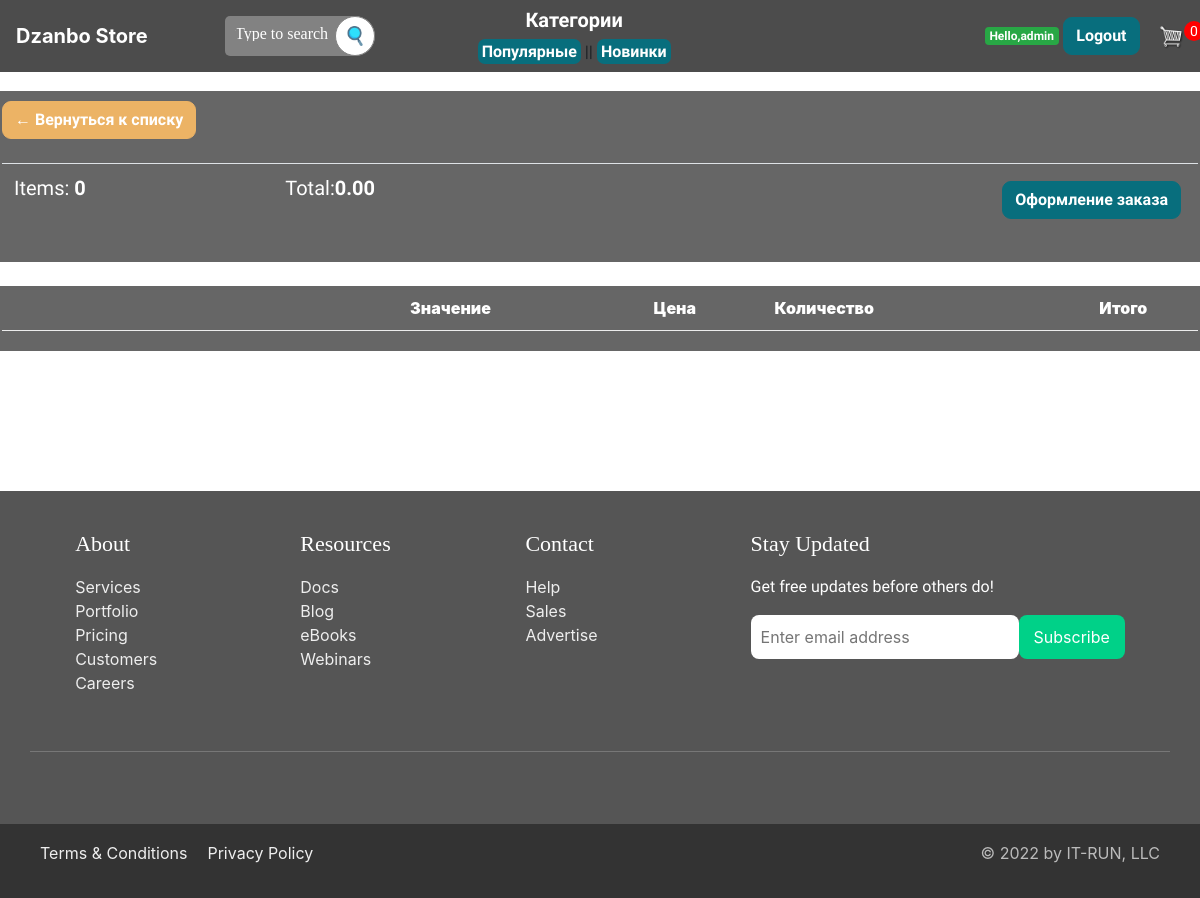
The app's page /cart/ (signed in), older data.
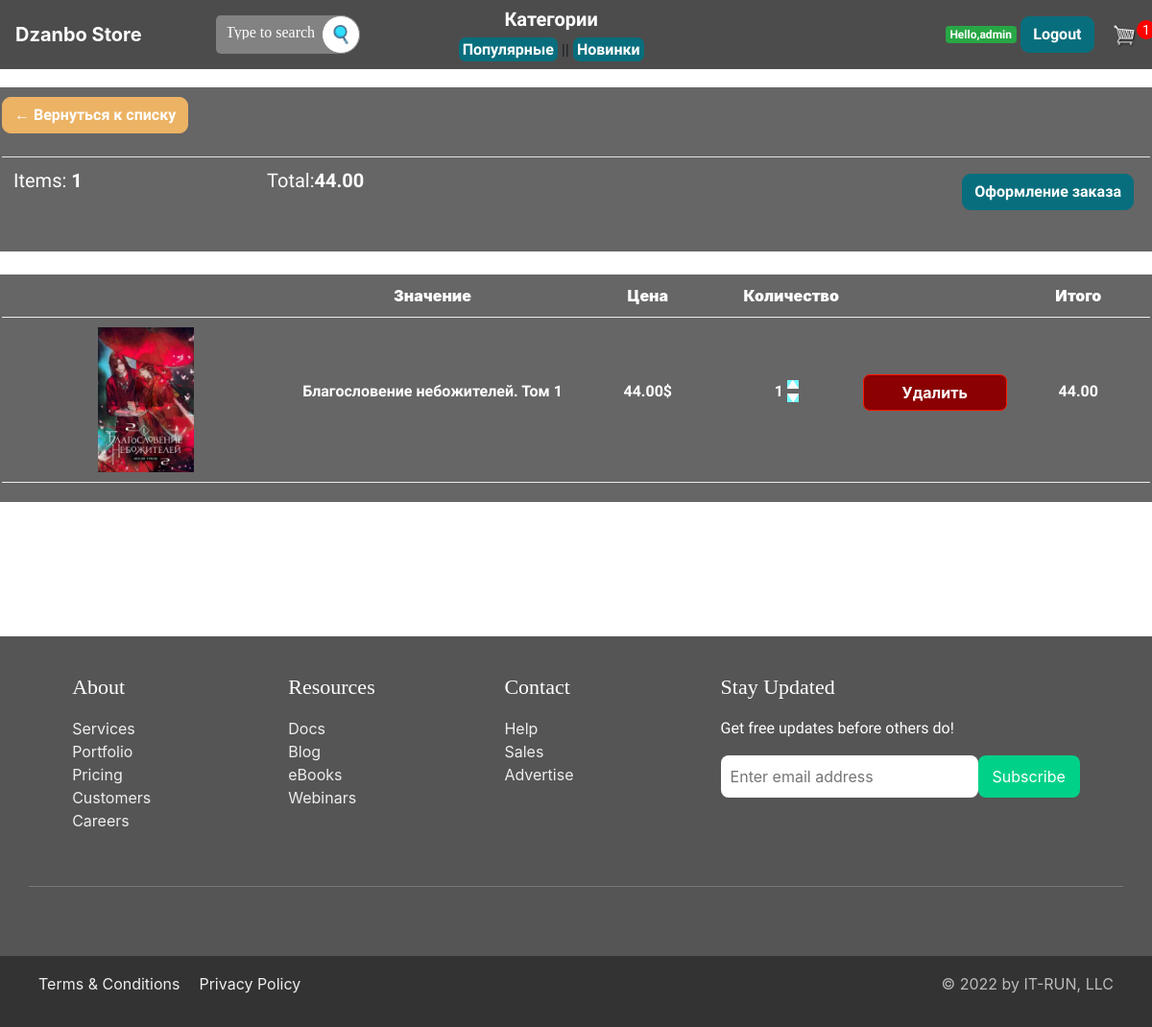
The same page, newer data.
### bookmaster/models.py (models this page shows, shortened)
class Order(models.Model):
    customer = models.ForeignKey(User, on_delete=models.SET_NULL, blank=True, null=True)
    date_order = models.DateTimeField(auto_now_add=True)
    complete = models.BooleanField(default=False, null=True, blank=False)
    transaction_id = models.CharField(max_length=200, null=True)
    @property
    def get_cart_total(self):
        orderitems = self.orderitem_set.all()
        total = sum([item.get_total for item in orderitems])
        return total
    @property
    def get_cart_items(self):
        orderitems = self.orderitem_set.all()
        total = sum([item.quantity for item in orderitems])
        return total

class OrderItem(models.Model):
    product = models.ForeignKey(Product, on_delete=models.SET_NULL, blank=True, null=True)
    order = models.ForeignKey(Order, on_delete=models.SET_NULL, blank=True, null=True)
    quantity = models.IntegerField(default=0, null=True, blank=True)
    date_added = models.DateTimeField(auto_now_add=True)
    @property
    def get_total(self):
        total = self.product.price * self.quantity
        return total

class Product(models.Model):
    name = models.CharField(max_length=200, null=True)
    genre = models.ForeignKey(Genre, on_delete=models.SET_NULL, blank=True, null=True)
    price = models.DecimalField(max_digits=8, decimal_places=2)
    digital = models.BooleanField(default=False, null=True, blank=True)
    image = models.ImageField(null=True, blank=True, upload_to="product_images/")
    description = models.TextField(max_length=1000, null=True)
    author = models.CharField(max_length=100, null=True)
    published_date = models.DateTimeField(auto_now_add=True, null=True)
    popular_list = models.IntegerField('popular_list', default=0)
    @property
    def imageURL(self):
        try:
            url = self.image.url
        except:
            url = ''
        return url

### bookmaster/views.py (the view)
# urls.py: path('cart/', views.cart, name="cart"),
def cart(request):
    if request.user.is_authenticated:
        customer = request.user
        order, created = Order.objects.get_or_create(customer=customer, complete=False)
        items = order.orderitem_set.all()
        cartItems = order.get_cart_items
    else:
        items = []
        order = {'get_cart_total':0, 'get_cart_items':0, 'shipping':False}
        cartItems = order['get_cart_items']
    context = {'items':items, 'order':order, 'cartItems':cartItems}
    return render(request, 'store/cart.html', context)

### bookmaster/get_category.py (called while the page is built)
def get_category(request):
    genres = Genre.objects.all()
    context = {'genres':genres}
    return context

### bookmaster/templates/store/cart.html
{% extends 'store/main.html' %}
{% load static %}
{% block content %}
	<div class="row">
		<div class="col-lg-12">
			<div class="box-element">
				<a  class="btn btn-outline-dark" href="{% url 'store' %}">&#x2190; Вернуться к списку</a>
				<br>
				<br>
				<table class="table">
					<tr>
						<th><h5>Items: <strong>{{order.get_cart_items}}</strong></h5></th>
						<th><h5>Total:<strong>{{order.get_cart_total|floatformat:2}}</strong></h5></th>
						<th>
							<a  style="float:right; margin:5px;" class="btn btn-success" href="{% url 'checkout' %}">Оформление заказа</a>
						</th>
					</tr>
				</table>
			</div>
			<br>
			<div class="box-element">
				<div class="cart-row">
					<div style="flex:2"></div>
					<div style="flex:2"><strong>Значение</strong></div>
					<div style="flex:1"><strong>Цена</strong></div>
					<div style="flex:1"><strong>Количество</strong></div>
					<div style="flex:1"><strong></strong></div>
					<div style="flex:1"><strong>Итого</strong></div>
				</div>
				{% for item in items %}
				<div class="cart-row">
					<div style="flex:2"><img class="row-image" src="{{ item.product.imageURL}}"></div>
					<div style="flex:2"><p>{{item.product.name}}</p></div>
					<div style="flex:1"><p>{{item.product.price|floatformat:2}}$</p></div>
					<div style="flex:1">
						<div>
							<p class="quantity">{{item.quantity}}</p>
						<div class="quantity-divs">
							<img data-product={{item.product.id}} data-action="add" class="chg-quantity update-cart" src="{% static  'images/arrow-up.png' %}">
							<img data-product={{item.product.id}} data-action="remove" class="chg-quantity update-cart" src="{% static  'images/arrow-down.png' %}">
						</div>
						</div>
					</div>
					<div style="flex:1"><button style="flex:1" data-product="{{item.product.id}}" data-action="delete" class="btn cart_deleteBtn update-cart">Удалить</button></div>
					<div style="flex:1"><p>{{item.get_total}}</p></div>
				</div>
				{% endfor %}
			</div>
		</div>
	</div>
{% endblock content %}

### bookmaster/templates/store/main.html (shortened to what this page needs)
<!DOCTYPE html>
{% load static %}
<html>
<head>
	<link rel="stylesheet" href="https://stackpath.bootstrapcdn.com/bootstrap/4.4.1/css/bootstrap.min.css">
	<link rel="stylesheet" type="text/css" href="{% static 'css/main.css' %}">
</head>
<body>
	<nav class="navbar navbar-expand-lg navbar-dark bg-dark">
	  <a class="navbar-brand" href="{% url 'store' %}">Dzanbo Store</a>
	  <div class="collapse navbar-collapse" id="navbarSupportedContent">
	    <ul class="navbar-nav mr-auto">
	      <li class="nav-item">
			  <form class="search" action="{% url 'search_results' %}" msearethod="get">
     			<input name="q" class="search-txt" type="text" name="" placeholder="Type to search">
     			<button class="search-btn" href="#" >
					<img width="20" height="20" src="../../static/images/zoom.png" alt="search-icon">
     			</button>
    		</form>
	      </li>
            <ul class="navbar_cat">
                <li class="nav-item navbar_category">
				<h5><b>Категории</b></h5>
	      </li>
                <li class="navbar_pages">
                <a href="/popular_list">Популярные</a> ||
                <a href="/new_list">Новинки</a>
            </li>
            </ul>
			<li class="nav-item">
			{% if not request.user.is_authenticated %}
	     	<a href="{% url 'register' %}"class="btn btn-warning">Registration</a>
			<a href="{% url 'login' %}"class="btn btn-warning">Login</a>
			{% else %}
				<span class="badge bg-success">Hello,{{request.user.username}}</span>
			<a href="{% url 'logout' %}"class="btn btn-warning">Logout</a>
			{% endif %}
	     	<a href="{% url 'cart' %}" class="cartIcon">
	    		<img  id="cart-icon" src="{% static 'images/cart.png' %}">
					    	<p id="cart-total">{{cartItems}}</p>
	    	</a>
	      </li>
	    </ul>
	  </div>
	</nav>
     <div class="container">
            <br>
            {% block content %}
            {% endblock content %}
         </div>
	<footer>
  <section class="ft-main">
    <div class="ft-main-item">
      <h2 class="ft-title">About</h2>
      <ul>
        <li><a href="#">Services</a></li>
        <li><a href="#">Portfolio</a></li>
        <li><a href="#">Pricing</a></li>
        <li><a href="#">Customers</a></li>
        <li><a href="#">Careers</a></li>
      </ul>
    </div>
    <div class="ft-main-item">
      <h2 class="ft-title">Resources</h2>
      <ul>
        <li><a href="#">Docs</a></li>
        <li><a href="#">Blog</a></li>
        <li><a href="#">eBooks</a></li>
        <li><a href="#">Webinars</a></li>
      </ul>
    </div>
    <div class="ft-main-item">
      <h2 class="ft-title">Contact</h2>
      <ul>
        <li><a href="#">Help</a></li>
        <li><a href="#">Sales</a></li>
        <li><a href="#">Advertise</a></li>
      </ul>
    </div>
    <div class="ft-main-item">
      <h2 class="ft-title">Stay Updated</h2>
      <p>Get free updates before others do!</p>
      <form>
        <input type="email" name="email" placeholder="Enter email address">
        <input type="submit" value="Subscribe">
      </form>
    </div>
  </section>
  <section class="ft-social">
    <ul class="ft-social-list">
    </ul>
  </section>
  <section class="ft-legal">
    <ul class="ft-legal-list">
      <li><a href="#">Terms &amp; Conditions</a></li>
      <li><a href="#">Privacy Policy</a></li>
      <li>&copy; 2022 by IT-RUN, LLC</li>
    </ul>
  </section>
</footer>
</body>
</html>

Row changes from the older to the newer data that the page shows:
computed for Order: get_cart_items "0" → "1"; get_cart_total "0.00" → "44.00"
added OrderItem: product.imageURL (picture), product.name "Благословение небожителей. Том 1", product.price "44.00", quantity "1", get_total "44.00"
Text that changed along with them:
{{ cartItems }}: "0" → "1"
